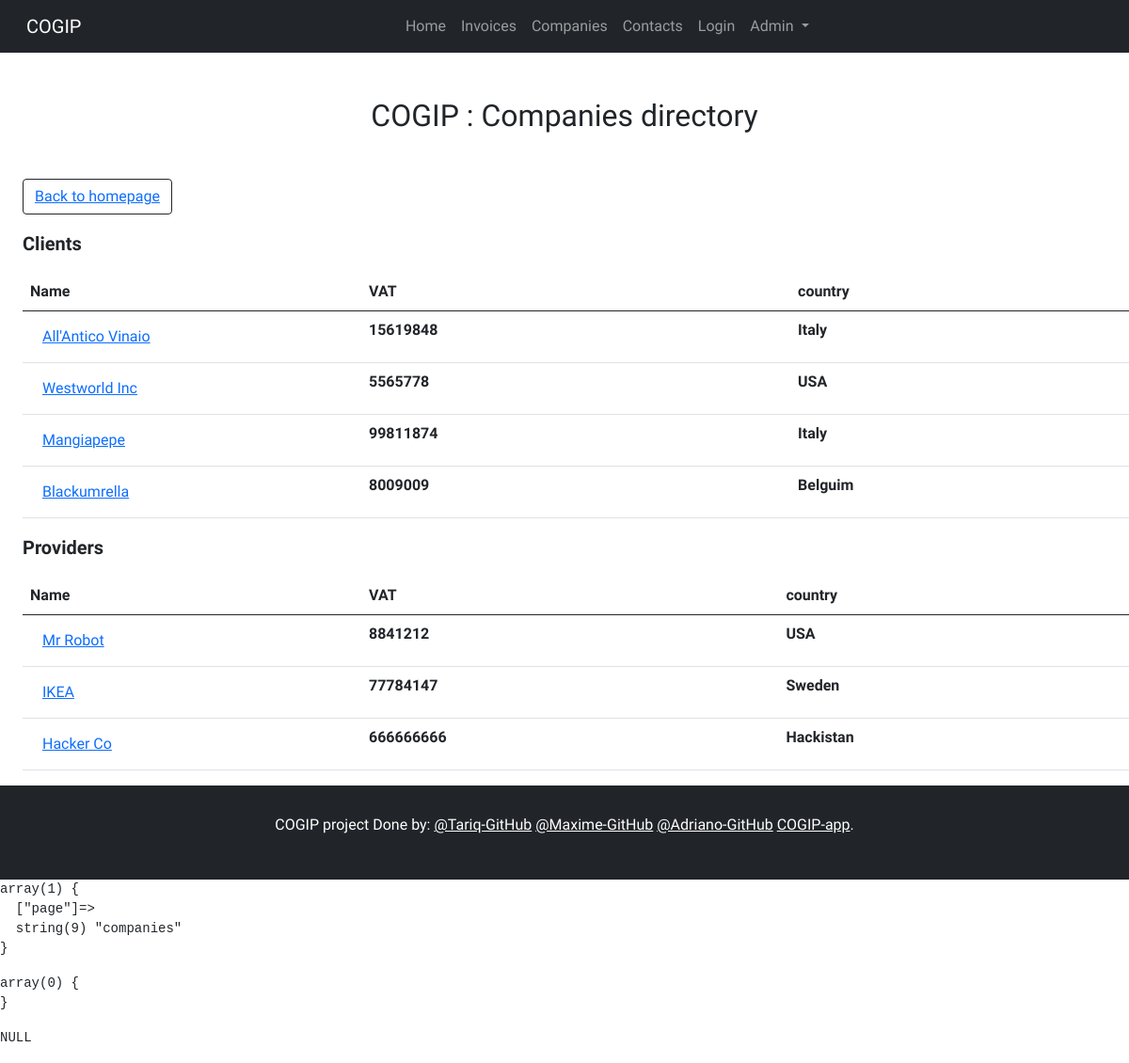
The app's page /?page=companies, older data.
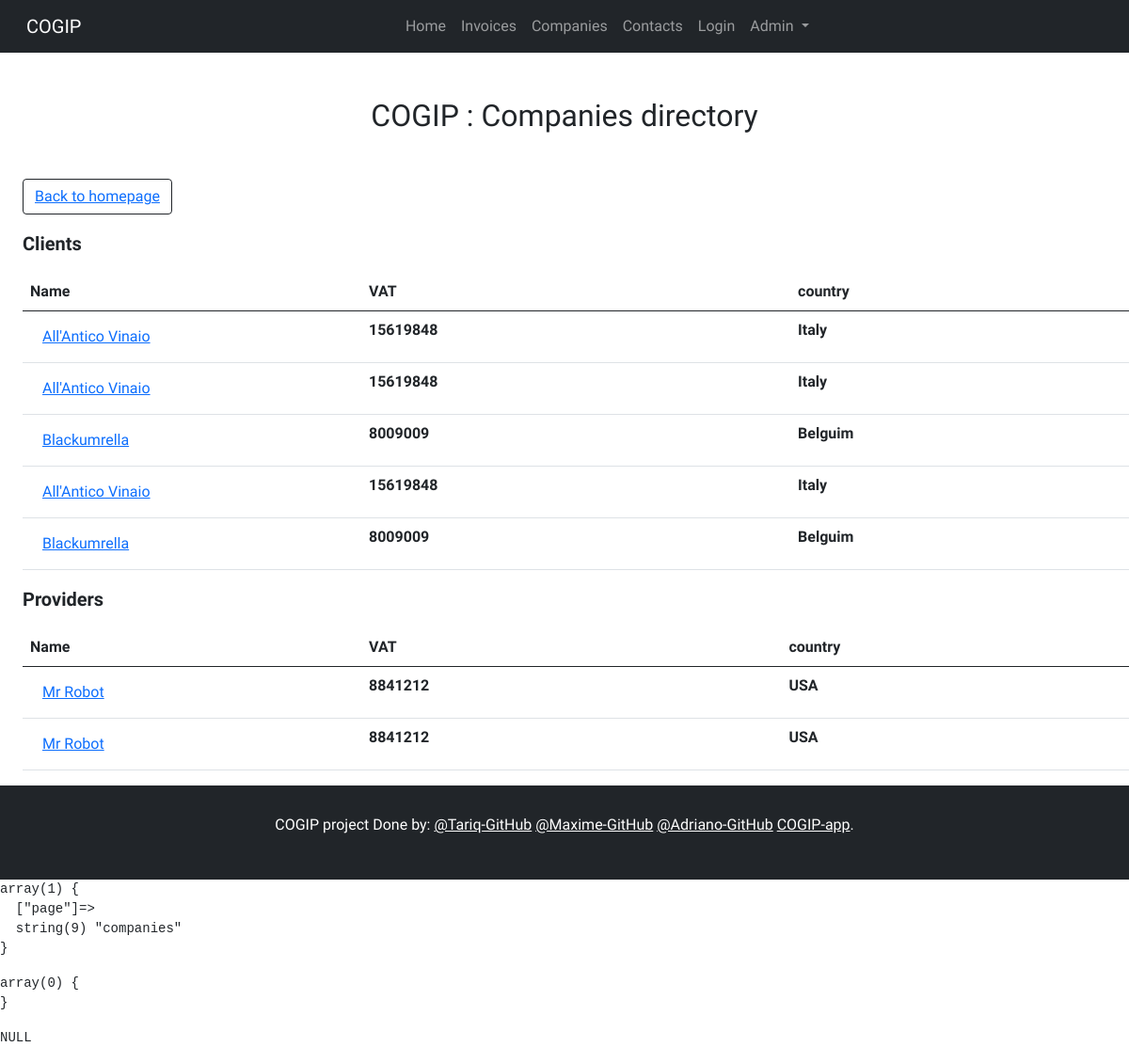
The same page, newer data.
### tables this page shows
CREATE TABLE `invoices` (
  `invoice_id` int(20) NOT NULL,
  `invoice_number` int(100) NOT NULL,
  `invoice_date` date NOT NULL,
  `company_id` int(50) NOT NULL,
  `employee_id` int(50) NOT NULL
);

CREATE TABLE `companies` (
  `company_id` int(20) NOT NULL,
  `company_name` varchar(255) NOT NULL,
  `country` varchar(255) NOT NULL,
  `VAT_number` int(11) NOT NULL,
  `type_id` int(50) NOT NULL
);

### src/controller/CompaniesController.php (called while the page is built)
<?php
require_once('./Model/CompaniesManager.php');
class CompaniesController
{
public function render(){
  $companies = new CompaniesManager();
  require('./view/Companies.php');
}
}

### src/model/CompaniesManager.php (called while the page is built, shortened)
<?php
class CompaniesManager extends Manager
{
  public function getClients(){
    $db = $this->connectDb();
    try {
      $response = $db->prepare("SELECT * FROM companies c
      INNER JOIN invoices i ON
      i.company_id=c.company_id
      INNER JOIN employees e ON
      i.employee_id=e.employee_id
      WHERE type_id=1");
      $response->execute();
    } catch (Exception $e) {
      echo $e->getMessage();
      exit;
    }
    return $response;
  }
  public function getProviders(){
    $db = $this->connectDb();
    try {
      $response = $db->prepare("SELECT * FROM companies c
      INNER JOIN invoices i ON
      i.company_id=c.company_id
      INNER JOIN employees e ON
      i.employee_id=e.employee_id
      WHERE type_id=2");
      $response->execute();
    } catch (Exception $e) {
      echo $e->getMessage();
      exit;
    }
    return $response;
  }
}

### src/view/Companies.php (the view, shortened to what this page needs)
<?php require_once "include/header.php";?>
    <section>
        <h2 class="my-5 d-flex justify-content-center">COGIP : Companies directory</h2>
        <p class="fs-6 mx-4 btn btn-outline-dark"><a href="../"> Back to homepage</a> </p>
        <p class="fs-5 mx-4"><strong>Clients</strong></p>
        <table class="table mx-4">
          <thead>
            <tr>
              <th scope="col" width="30%">Name</th>
              <th scope="col">VAT</th>
              <th scope="col">country</th>
            </tr>
          </thead>
            <tr>
            <?php foreach($companies->getClients() as $company) : ?>
              <form method="POST" action= "">
              <th><button type="submit" class="btn btn-link" name="client"><?= $company['company_name'] ?></button></th>
              </form>
              <th><?= $company['VAT_number'] ?></th>
              <th><?= $company['country'] ?></th>
            </tr>
            <?php endforeach ?>
          </table>
        <p class="fs-5 mx-4"><strong>Providers</strong></p>
        <table class="table mx-4">
          <thead>
            <tr>
              <th scope="col" width="30%">Name</th>
              <th scope="col">VAT</th>
              <th scope="col">country</th>
            </tr>
          </thead>
            <tr>
            <?php foreach($companies->getProviders() as $company) : ?>
              <form method="POST" action="">
              <th><button type="submit" class="btn btn-link" name="provider"><?= $company['company_name'] ?></a></th>
            </form>
              <th><?= $company['VAT_number'] ?></th>
              <th><?= $company['country'] ?></th>
            </tr>
            <?php endforeach ?>
          </table>
    </section>
<?php require_once "include/footer.php"; ?>

Row changes from the older to the newer data that the page shows:
removed invoices: company.company_name "Westworld Inc", company.VAT_number "5565778", company.country "USA", shown under "COGIP : Companies directory"
removed invoices: company.company_name "Mangiapepe", company.VAT_number "99811874", company.country "Italy", shown under "COGIP : Companies directory"
no longer on this page (row unchanged): invoices: company.company_name "IKEA", company.VAT_number "77784147", company.country "Sweden"
removed invoices: company.company_name "Hacker Co", company.VAT_number "666666666", company.country "Hackistan"
added invoices: company.company_name "All'Antico Vinaio", company.VAT_number "15619848", company.country "Italy", shown under "COGIP : Companies directory"
added invoices: company.company_name "All'Antico Vinaio", company.VAT_number "15619848", company.country "Italy", shown under "COGIP : Companies directory"
added invoices: company.company_name "Blackumrella", company.VAT_number "8009009", company.country "Belguim", shown under "COGIP : Companies directory"
added invoices: company.company_name "Mr Robot", company.VAT_number "8841212", company.country "USA"
